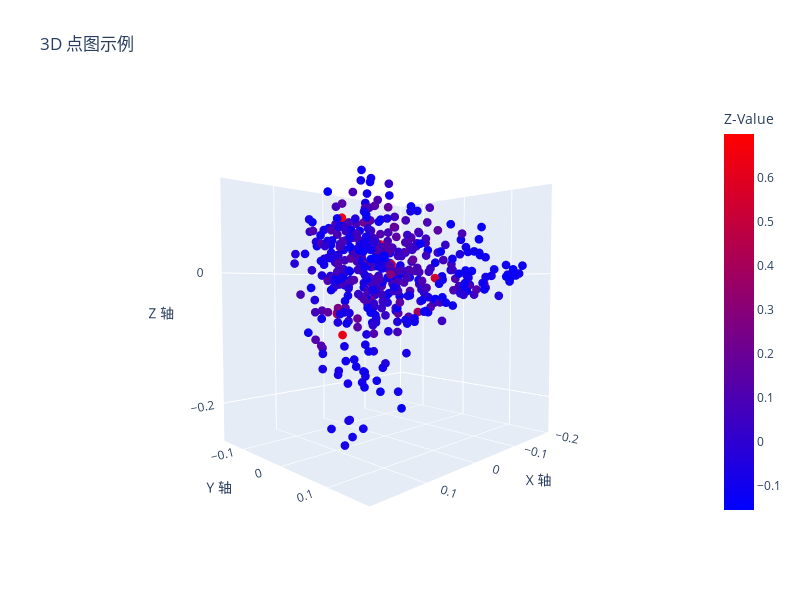

Write notebook code for a chart like this one.
### Code cell
import plotly.graph_objects as go
import nbformat


# 创建 3D 散点图
fig = go.Figure(data=[
    go.Scatter3d(
        x=diffusion_coordinates[:, 0], 
        y=diffusion_coordinates[:, 1], 
        z=diffusion_coordinates[:, 3],
        mode='markers',  # 纯点图模式
        marker=dict(
            size=3,               # 点大小
            colorscale='bluered',  # 颜色方案
            opacity=1,           # 透明度
            color = waveform_pca[:, 1],
            colorbar=dict(title='Z-Value')  # 添加颜色条
    ))
])

# 设置图表布局
fig.update_layout(
    title='3D 点图示例',
    scene=dict(
        xaxis_title='X 轴',
        yaxis_title='Y 轴',
        zaxis_title='Z 轴',
        camera=dict(eye=dict(x=1.5, y=1.5, z=0.1))  # 调整初始视角
    ),
    width=800,  # 图像宽度
    height=600  # 图像高度
)

### Figure 1 — Plotly figure (JSON) as saved in the notebook; plotly's stock layout.template omitted (floating-point values rounded to 4 significant figures; data arrays with more than 128 entries replaced by an {"elided": "..."} marker saying what was removed)
{"data": [{"marker": {"color": {"elided": "464 float values"}, "colorbar": {"title": {"text": "Z-Value"}}, "colorscale": [[0, "rgb(0,0,255)"], [1, "rgb(255,0,0)"]], "opacity": 1, "size": 3}, "mode": "markers", "type": "scatter3d", "x": {"elided": "464 float values"}, "y": {"elided": "464 float values"}, "z": {"elided": "464 float values"}}], "layout": {"height": 600, "scene": {"camera": {"eye": {"x": 1.5, "y": 1.5, "z": 0.1}}, "xaxis": {"title": {"text": "X 轴"}}, "yaxis": {"title": {"text": "Y 轴"}}, "zaxis": {"title": {"text": "Z 轴"}}}, "title": {"text": "3D 点图示例"}, "width": 800}}
